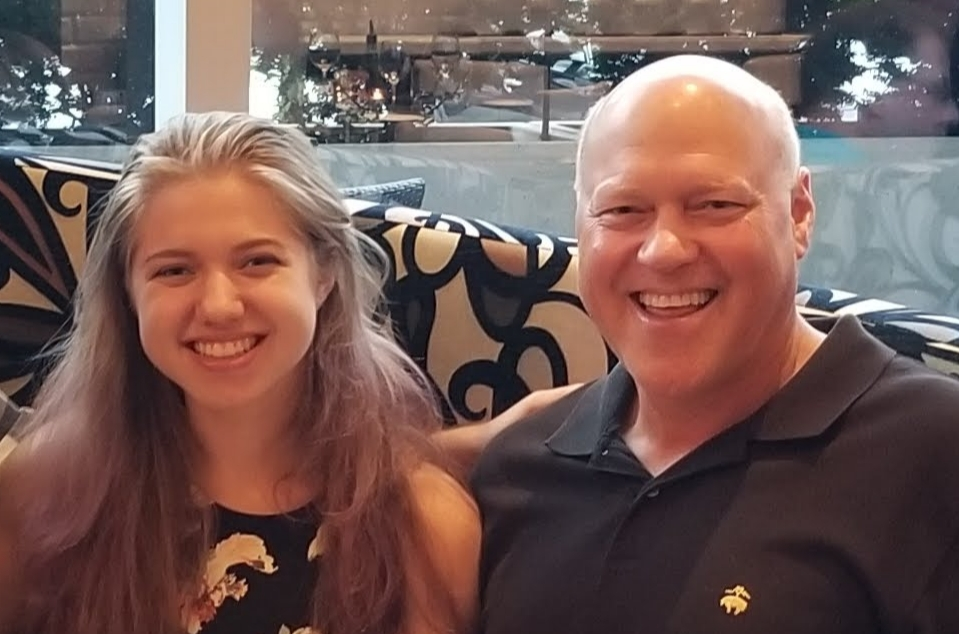
#> input picture dad/IMG-20230105-WA0001.jpg, 959 x 634 px
$ python test.py
#> lines starting #> are read from the running program, lines starting #| are printed output that depends on the picture; after the words box and inside, x2 and y2 are one past the last pixel; in counts of white or black regions, pixels touching at a corner belong together
"""
https://www.datacamp.com/tutorial/face-detection-python-opencv
"""

# Import OpenCV Package
import cv2

# Read  the images
imagePath = 'dad/IMG-20230105-WA0001.jpg'
img = cv2.imread(imagePath)
#> img is the input picture: shape (634, 959, 3); mean B, G, R 84.9, 89.7, 115.5

# Print dimensions of array
print(img.shape)
#| (634, 959, 3)

# Convert image to grayscale to improve comp eff
gray_image = cv2.cvtColor(img, cv2.COLOR_BGR2GRAY)
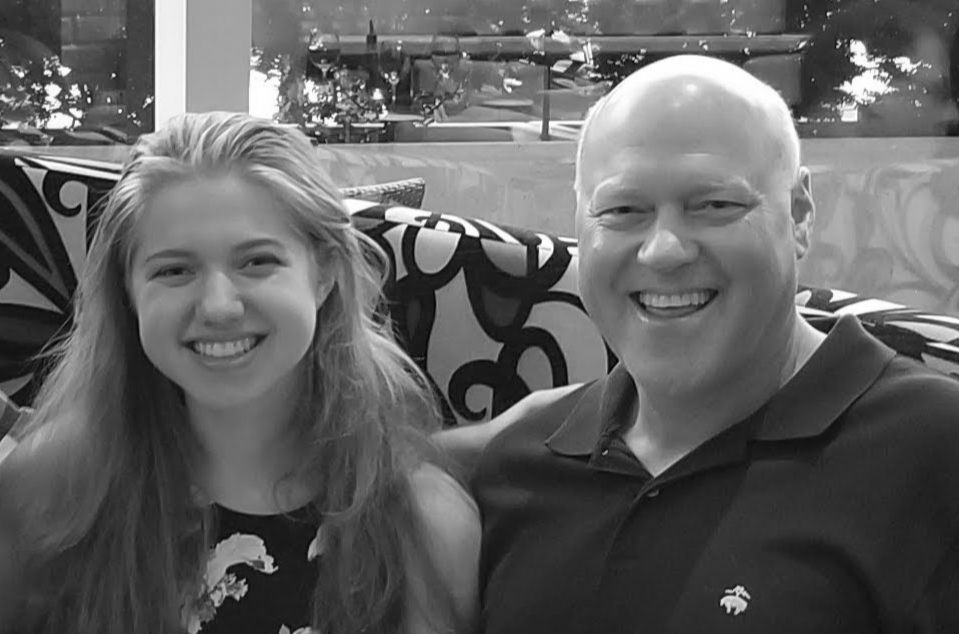
#> gray_image: shape (634, 959); min 3, max 255, mean 96.9
print(gray_image.shape)
#| (634, 959)

# Load OpenCV's Haar Cascade classifier for frontal faces
face_classifier = cv2.CascadeClassifier(
    cv2.data.haarcascades + "haarcascade_frontalface_default.xml"
)

# Detect faces on grayscale images using the classifier
face = face_classifier.detectMultiScale(
    gray_image, scaleFactor=1.1, minNeighbors=5, minSize=(40, 40)
)
#> face = [[106, 182, 220, 220], [559, 127, 220, 220]]

# Check if faces were detected
print("Faces found:", len(face))
#| Faces found: 2

# Draw a bounding box around the faces
for (x, y, w, h) in face:
    cv2.rectangle(img, (x, y), (x + w, y + h), (0, 255, 0), 4)
#> this loop made 2 passes
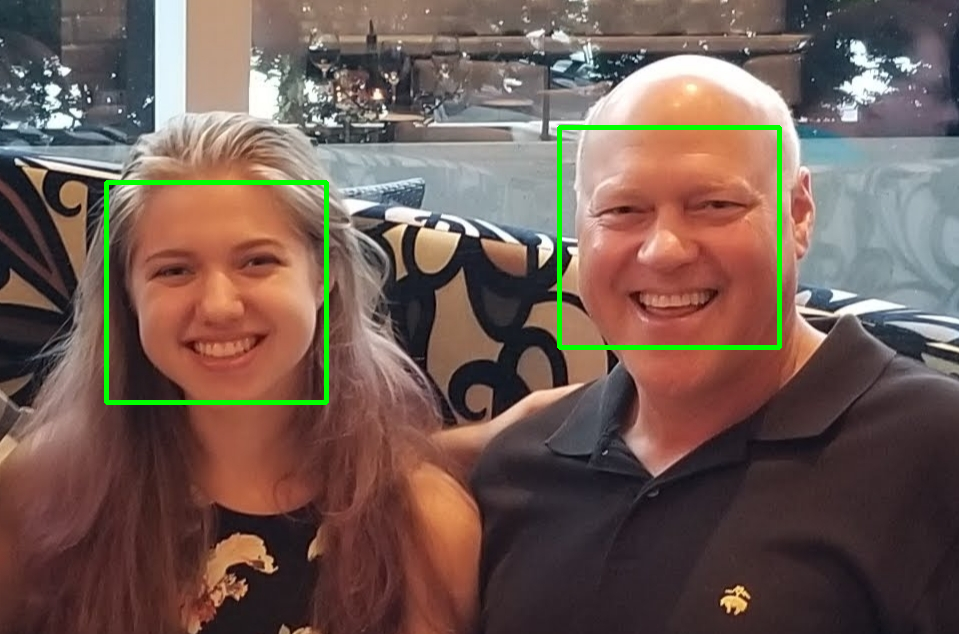
#> img: shape (634, 959, 3); 1.44% of pixels changed, all inside (x1, y1, x2, y2) = (104, 125, 782, 405)

# Display the image

# Convert image from BGR to RGB
img_rgb = cv2.cvtColor(img, cv2.COLOR_BGR2RGB)

import matplotlib.pyplot as plt

plt.figure(figsize=(20,10))
plt.imshow(img_rgb)
plt.axis('off')
plt.show()

$ run again, with dad/IMG_20230901_220749.jpg copied over dad/IMG-20230105-WA0001.jpg
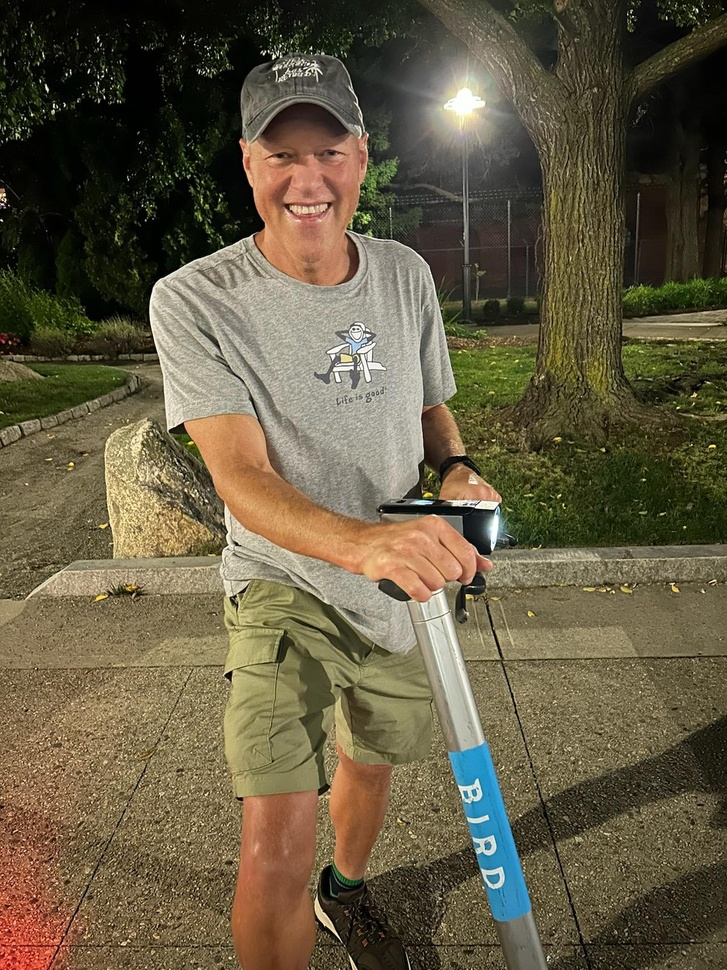
#> input picture dad/IMG_20230901_220749.jpg, 727 x 970 px, shrunk from 1200 x 1600 before the run
#> img is the input picture: shape (970, 727, 3); mean B, G, R 67.4, 91.2, 100.9
#| (970, 727, 3)
#> `gray_image = cv2.cvtColor(img, cv2.COLOR_BGR2GRAY)`:
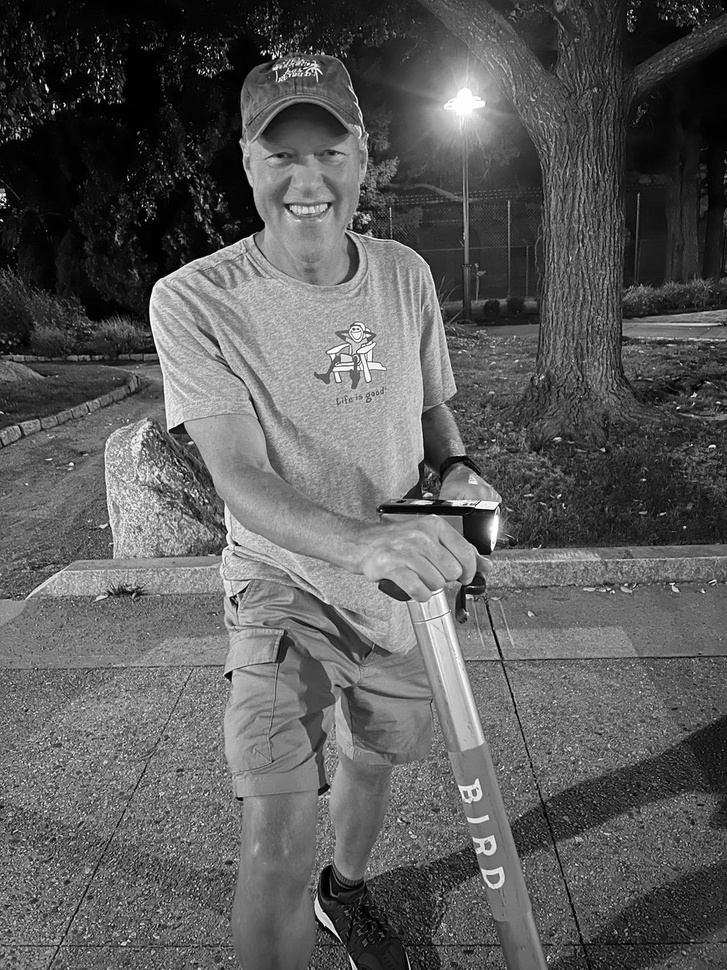
#> gray_image: shape (970, 727); min 0, max 255, mean 91.4
#| (970, 727)
#> face = ()
#| Faces found: 0
